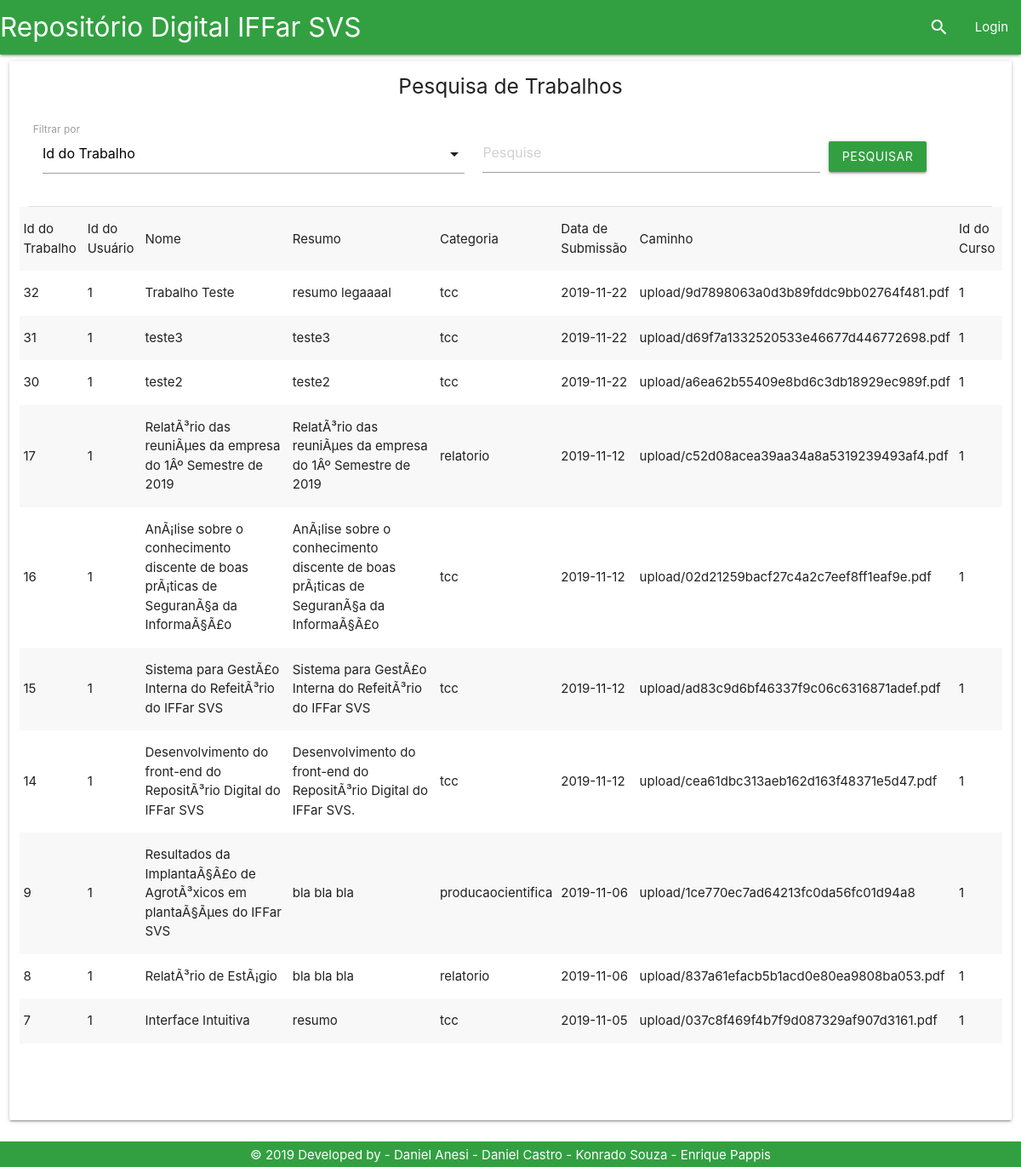
The app's page /Tela/listagemTrabalho.php, older data.
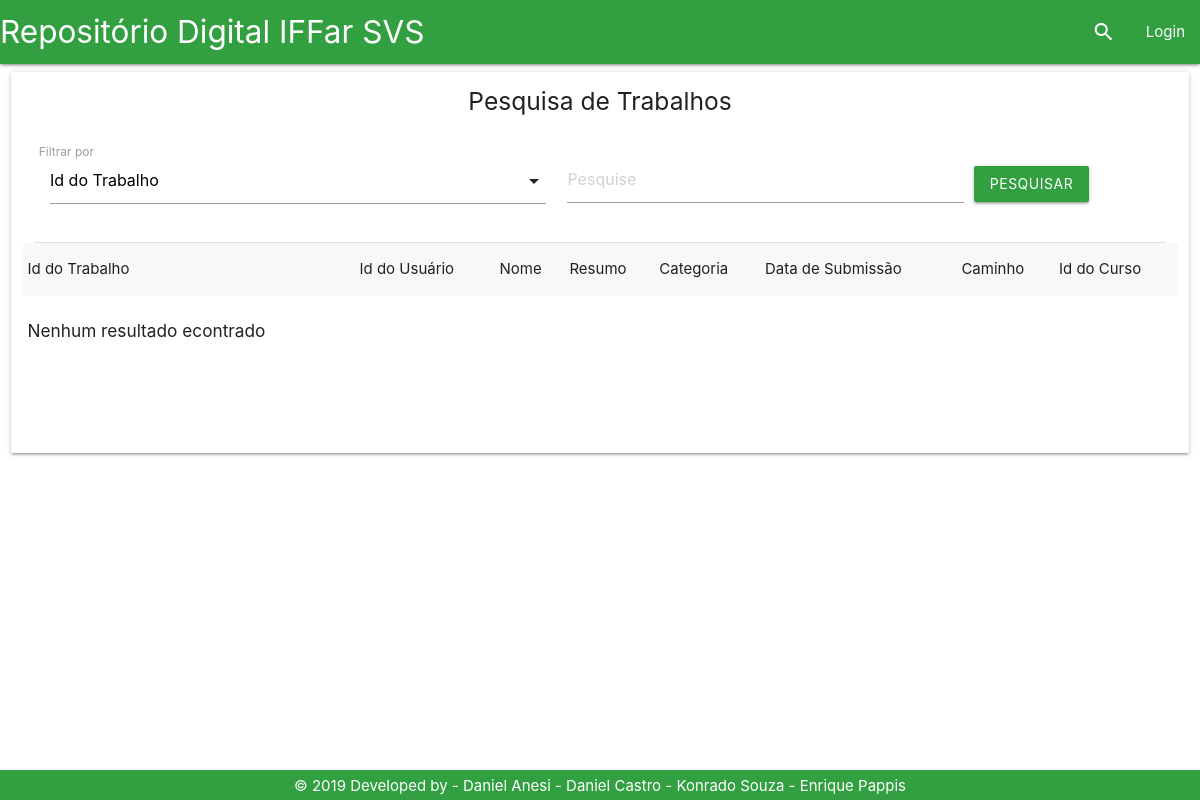
The same page, newer data.
### tables this page shows
CREATE TABLE `trabalho` (
  `id_trabalho` int(11) NOT NULL,
  `id_usuario` int(11) NOT NULL,
  `nome` varchar(200) NOT NULL,
  `resumo` varchar(4500) NOT NULL,
  `categoria` varchar(20) NOT NULL,
  `autores` varchar(200) NOT NULL,
  `orientadores` varchar(200) DEFAULT NULL,
  `coorientadores` varchar(200) DEFAULT NULL,
  `palavras_chave` varchar(100) NOT NULL,
  `data_submissao` varchar(40) DEFAULT NULL,
  `caminho` varchar(80) NOT NULL,
  `id_curso` int(11) NOT NULL,
  `numero_acessos` int(11) DEFAULT NULL,
  `numero_downloads` int(11) DEFAULT NULL
);

### Controle/trabalhoPDO.php (called while the page is built, shortened)
<?php
if (realpath('./index.php')) {
    include_once './Controle/conexao.php';
    include_once './Controle/usuarioPDO.php';
    include_once './Modelo/Trabalho.php';
    include_once './Modelo/Usuario.php';
} else {
    if (realpath('../index.php')) {
        include_once '../Modelo/Trabalho.php';
    }
}
class TrabalhoPDO {
    public function selectTrabalho() {
        $con = new conexao();
        $pdo = $con->getConexao();
        $stmt = $pdo->prepare('select * from trabalho ORDER BY id_trabalho desc;');
        $stmt->execute();
        if ($stmt->rowCount() > 0) {
            return $stmt;
        } else {
            return false;
        }
    }
}

### Modelo/Trabalho.php (called while the page is built, shortened)
<?php
class trabalho{
private $id_trabalho;
private $id_usuario;
private $nome;
private $resumo;
private $categoria;
private $data_submissao;
private $caminho;
private $id_curso;
public function __construct() {
    if (func_num_args() != 0) {
        $atributos = func_get_args()[0];
        }
    }
     public function getId_trabalho(){
         return $this->id_trabalho;
     }
     public function getId_usuario(){
         return $this->id_usuario;
     }
     public function getNome(){
         return $this->nome;
     }
     public function getResumo(){
         return $this->resumo;
     }
     public function getCategoria(){
         return $this->categoria;
     }
     public function getData_submissao(){
         return $this->data_submissao;
     }
     public function getCaminho(){
         return $this->caminho;
     }
     public function getId_curso(){
         return $this->id_curso;
     }
}

### Tela/listagemTrabalho.php (the view, shortened to what this page needs)
<!DOCTYPE html>
<?php
include_once '../Base/header.php';
include_once '../Base/nav.php';
?>
<html>
    <head>
    </head>
    <body>
        <div class="row">
            <div class="row">
            <div class="col s3 m3 l12">
                <div class="col l12 card">
                    <h5 class="center">Pesquisa de Trabalhos</h5>
                    <div class="col l12">
                        <table>
                            <tr>
                                <td>
                                    <label for="categoria">Filtrar por</label>
                                    <div class="input-field col s12 center" style="margin-top: -4px;">
                                    </div>
                                </td>
                                <td>
                                    <input type="text" name="pesquisa" placeholder="Pesquise">
                                </td>
                                <td>
                                    <input type="submit" id="btn-pesquisar" class="btn corpadrao inline" value="Pesquisar">
                                </td>
                            </tr>
                        </table>
                    </div>
                    <div id="tabela" class="loader">
                        <table class="striped">
                            <tr>
                                <td>Id do Trabalho</td>
                                <td>Id do Usuário</td>
                                <td>Nome</td>
                                <td>Resumo</td>
                                <td>Categoria</td>
                                <td>Data de Submissão</td>
                                <td>Caminho</td>
                                <td>Id do Curso</td>
                            </tr>
                            <?php
                            include_once '../Controle/trabalhoPDO.php';
                            include_once '../Modelo/trabalho.php';
                            $trabalhoListar = new trabalhoPDO();
                            if (isset($_POST['pesquisar'])) {
                                $pesquisa = $_POST['pesquisar'];
                                $metodo = $_POST['select'];
                                $sql = $trabalhoListar->$metodo($pesquisa);
                            } else {
                                $sql = $trabalhoListar->selectTrabalho();
                            }
                            if ($sql != false) {
                                while ($resultado = $sql->fetch()) {
                                    $tr = new trabalho($resultado);
                                    echo "<tr>";
                                    echo "<td>" . $tr->getId_trabalho() . "</td>";
                                    echo "<td>" . $tr->getId_usuario() . "</td>";
                                    echo "<td>" . $tr->getNome() . "</td>";
                                    echo "<td>" . $tr->getResumo() . "</td>";
                                    echo "<td>" . $tr->getCategoria() . "</td>";
                                    echo "<td>" . $tr->getData_submissao() . "</td>";
                                    echo "<td>" . $tr->getCaminho() . "</td>";
                                    echo "<td>" . $tr->getId_curso() . "</td>";
                                           ?><?php
                                    echo "</tr>";
                                }
                            } else {
                                echo "<tr><td><h6>Nenhum resultado econtrado</h6></td></tr>";
                            }
                            ?>
                        </table>
                    </div>
                    <br/><br/><br/><br/>
                </div>
            </div>
        </div>
        </div>
        <?php
        include_once '../Base/footer.php';
        ?>
    </body>
</html>

### Base/header.php (shortened to what this page needs)
<?php
$pontos = "";
if (realpath("./index.php")) {
    $pontos = './';
} else {
    if (realpath("../index.php")) {
        $pontos = '../';
    }
}
?>
<link rel="stylesheet" href="<?php echo $pontos; ?>/css/materialize.css">
<link rel="stylesheet" href="<?php echo $pontos; ?>/css/custom.css">

### Base/nav.php (shortened to what this page needs)
<?php
$pontos = "";
if (realpath("./index.php")) {
    $pontos = './';
} else {
    if (realpath("../index.php")) {
        $pontos = '../';
    }
}
if (isset($_SESSION['usuario'])) {
    include_once $pontos . 'Modelo/usuario.php';
    $usuario = new usuario();
    $usuario = unserialize($_SESSION['usuario']);
    if ($usuario->getAdministrador() == 'true') {
        include_once $pontos . 'Base/navAdm.php';
    } else {
        include_once $pontos . 'Base/navPadrao.php';
    }
} else {
    include_once $pontos . 'Base/navBar.php';
}

### Base/navBar.php (shortened to what this page needs)
<?php
$pontos = "";
if (realpath("./index.php")) {
    $pontos = './';
} else {
    if (realpath("../index.php")) {
        $pontos = '../';
    }
}
?>
<div class="navbar-fixed">
    <nav class="nav-extended corpadrao">
        <div class="nav-wrapper">
            <a href="<?php echo $pontos; ?>index.php" class="brand-logo left">Repositório Digital IFFar SVS</a>
            <ul id="nav-mobile" class="right">
                <li><a href="<?php echo $pontos; ?>Tela/pesquisa.php" style="color: white;"><i class="small material-icons">search</i></a></li>
                <li><a href="<?php echo $pontos; ?>Tela/login.php">Login</a></li>
            </ul>
        </div>
    </nav>
</div>

### Base/footer.php (shortened to what this page needs)
<footer class="center corpadrao">
    <div class="footer-copyright white-text" ><a href="#" class="white-text">
            © 2019 Developed by - Daniel Anesi - Daniel Castro - Konrado Souza - Enrique Pappis</a>
        </div>
</footer>

### css/custom.css (style rules this page uses)
footer { position: fixed; bottom: 0; width: 100%; padding-top: 5px; padding-bottom: 3px; }
.corpadrao { background-color: #32A041; }

### Tela/listagemTrabalho.php (style rules this page uses)
table { border: none; }
table tr td { border: none; }

Row changes from the older to the newer data that the page shows:
removed trabalho: id_trabalho "32", id_usuario "1", nome "Trabalho Teste", resumo "resumo legaaaal", categoria "tcc", data_submissao "2019-11-22", caminho "upload/9d7898063a0d3b89fddc9bb02764f481.pdf", id_curso "1"
removed trabalho: id_trabalho "31", id_usuario "1", nome "teste3", resumo "teste3", categoria "tcc", data_submissao "2019-11-22", caminho "upload/d69f7a1332520533e46677d446772698.pdf", id_curso "1"
removed trabalho: id_trabalho "30", id_usuario "1", nome "teste2", resumo "teste2", categoria "tcc", data_submissao "2019-11-22", caminho "upload/a6ea62b55409e8bd6c3db18929ec989f.pdf", id_curso "1"
removed trabalho: id_trabalho "17", id_usuario "1", nome "RelatÃ³rio das reuniÃµes da empresa do 1Âº Semestre de 2019", resumo "RelatÃ³rio das reuniÃµes da empresa do 1Âº Semestre de 2019", categoria "relatorio", data_submissao "2019-11-12", caminho "upload/c52d08acea39aa34a8a5319239493af4.pdf", id_curso "1"
removed trabalho: id_trabalho "16", id_usuario "1", nome "AnÃ¡lise sobre o conhecimento discente de boas prÃ¡ticas de SeguranÃ§a da InformaÃ§Ã£o", resumo "AnÃ¡lise sobre o conhecimento discente de boas prÃ¡ticas de SeguranÃ§a da InformaÃ§Ã£o", categoria "tcc", data_submissao "2019-11-12", caminho "upload/02d21259bacf27c4a2c7eef8ff1eaf9e.pdf", id_curso "1"
removed trabalho: id_trabalho "15", id_usuario "1", nome "Sistema para GestÃ£o Interna do RefeitÃ³rio do IFFar SVS", resumo "Sistema para GestÃ£o Interna do RefeitÃ³rio do IFFar SVS", categoria "tcc", data_submissao "2019-11-12", caminho "upload/ad83c9d6bf46337f9c06c6316871adef.pdf", id_curso "1"
removed trabalho: id_trabalho "14", id_usuario "1", nome "Desenvolvimento do front-end do RepositÃ³rio Digital do IFFar SVS", resumo "Desenvolvimento do front-end do RepositÃ³rio Digital do IFFar SVS.", categoria "tcc", data_submissao "2019-11-12", caminho "upload/cea61dbc313aeb162d163f48371e5d47.pdf", id_curso "1"
removed trabalho: id_trabalho "9", id_usuario "1", nome "Resultados da ImplantaÃ§Ã£o de AgrotÃ³xicos em plantaÃ§Ãµes do IFFar SVS", resumo "bla bla bla", categoria "producaocientifica", data_submissao "2019-11-06", caminho "upload/1ce770ec7ad64213fc0da56fc01d94a8", id_curso "1"
removed trabalho: id_trabalho "8", id_usuario "1", nome "RelatÃ³rio de EstÃ¡gio", resumo "bla bla bla", categoria "relatorio", data_submissao "2019-11-06", caminho "upload/837a61efacb5b1acd0e80ea9808ba053.pdf", id_curso "1"
removed trabalho: id_trabalho "7", id_usuario "1", nome "Interface Intuitiva", resumo "resumo", categoria "tcc", data_submissao "2019-11-05", caminho "upload/037c8f469f4b7f9d087329af907d3161.pdf", id_curso "1"
Text that changed along with them:
text now shown: "Nenhum resultado econtrado"
